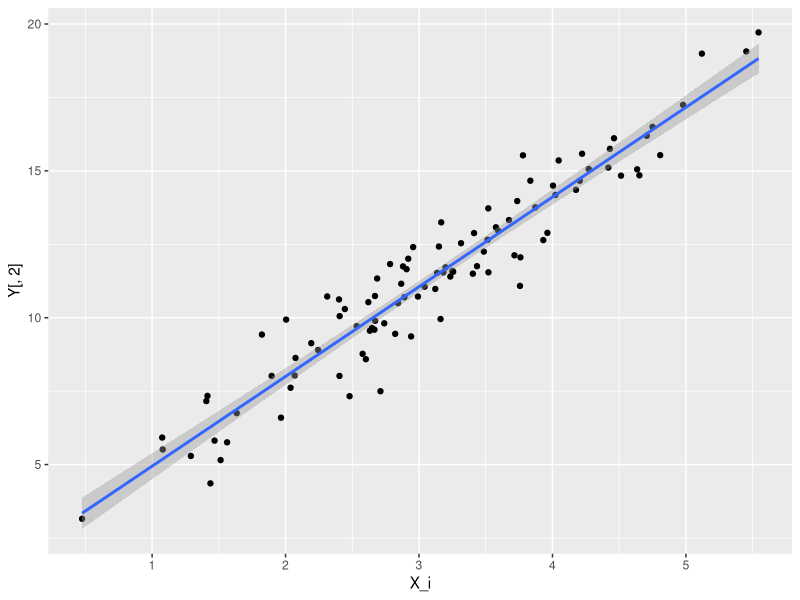

This figure's R source:
# Kevin Tse
# ECON 209H
# Econometrics Honors
# 4-12-2016

# Maximum Likelihood Estimation Using R

# Create a function nllh that takes as input par, 
# a vector of parameters (B_0,B_1,sigma), a matrix x and a y. 
# The function should return the value of the log likelihood 
# for regression with standard error terms:

nllh <- function(param, x, y) {
  B_0 = param[1]
  B_1 = param[2]
  sigma = param[3]
  n = length(y)
  sum = (-1/(2*sigma^2))*(sum((y - B_1*x - B_0)^2))
  return(-log(((1/(2*pi*sigma^2))^(n/2)*(exp(sum)))))
}

# Set Random Seed
set.seed(209)

# Draw 100 samples from N(3,1) to be X_i
X_i <- rnorm(100, 3, 1)

# Draw 100 samples from N(0,1) to U , sigma_u = 1
U <- rnorm(100, 0, 1)

# Generate X with a column of ones 
X <- cbind(rep(1,100), X_i)

# Compute Y
Y <- 2 + 3*X + U # Note that X instead of X_i is used here for optim to work

# par are initial values for parameters
# Store the result into o

o <- optim(par=c(2,3,1), fn = nllh, x = X, y= Y, method="BFGS",hessian=TRUE)
computed_params = o$par
h <- (o$hessian)^(-1)

se_b0 = h[1,1]
se_b1 = h[2,2]
se_sigma = h[3,3]
SE = c(sqrt(se_b0),sqrt(se_b1),sqrt(se_sigma))


table = data.frame(computed_params,SE)
rownames(table) <- c("B_0", "B_1", "Sigma")
  

# Part D

data = data.frame(X_i,Y[,2])
l = lm(formula = Y[,2] ~ X_i, data) 

# This return coefficients of B_1 = 3.055 and B_0 = 1.89, compared to
# B_0 = 2.0227 and B_1 = 3.01784 from the optimization. 
# The differences between the two sets of values are very small (0.04 and 0.13)
# it is fair to say that they are esstentially the same. But it is notable that 
# the differences is slightly larger than the standard error.

require(ggplot2)
qplot(X_i,Y[,2]) +
  geom_smooth(method='lm')  # Linear regression


